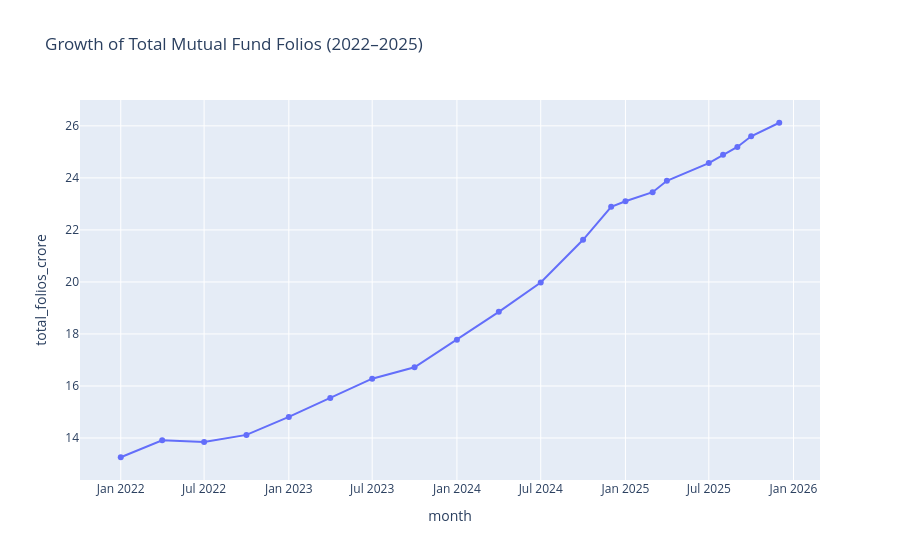

Source (notebook cell):
### Code cell
import plotly.express as px

fig = px.line(
    folio,
    x="month",
    y="total_folios_crore",
    title="Growth of Total Mutual Fund Folios (2022–2025)",
    markers=True
)

fig.show()

### Figure 1 — Plotly figure (JSON) as saved in the notebook; plotly's stock layout.template omitted (floating-point values rounded to 4 significant figures)
{"data": [{"hovertemplate": "month=%{x}<br>total_folios_crore=%{y}<extra></extra>", "legendgroup": "", "line": {"color": "#636efa", "dash": "solid"}, "marker": {"symbol": "circle"}, "mode": "lines+markers", "name": "", "orientation": "v", "showlegend": false, "type": "scatter", "x": ["2022-01", "2022-04", "2022-07", "2022-10", "2023-01", "2023-04", "2023-07", "2023-10", "2024-01", "2024-04", "2024-07", "2024-10", "2024-12", "2025-01", "2025-03", "2025-04", "2025-07", "2025-08", "2025-09", "2025-10", "2025-12"], "xaxis": "x", "y": [13.26, 13.91, 13.85, 14.12, 14.81, 15.54, 16.28, 16.72, 17.78, 18.85, 19.98, 21.62, 22.89, 23.1, 23.45, 23.89, 24.57, 24.89, 25.19, 25.6, 26.12], "yaxis": "y"}], "layout": {"legend": {"tracegroupgap": 0}, "title": {"text": "Growth of Total Mutual Fund Folios (2022–2025)"}, "xaxis": {"anchor": "y", "domain": [0, 1], "title": {"text": "month"}}, "yaxis": {"anchor": "x", "domain": [0, 1], "title": {"text": "total_folios_crore"}}}}
